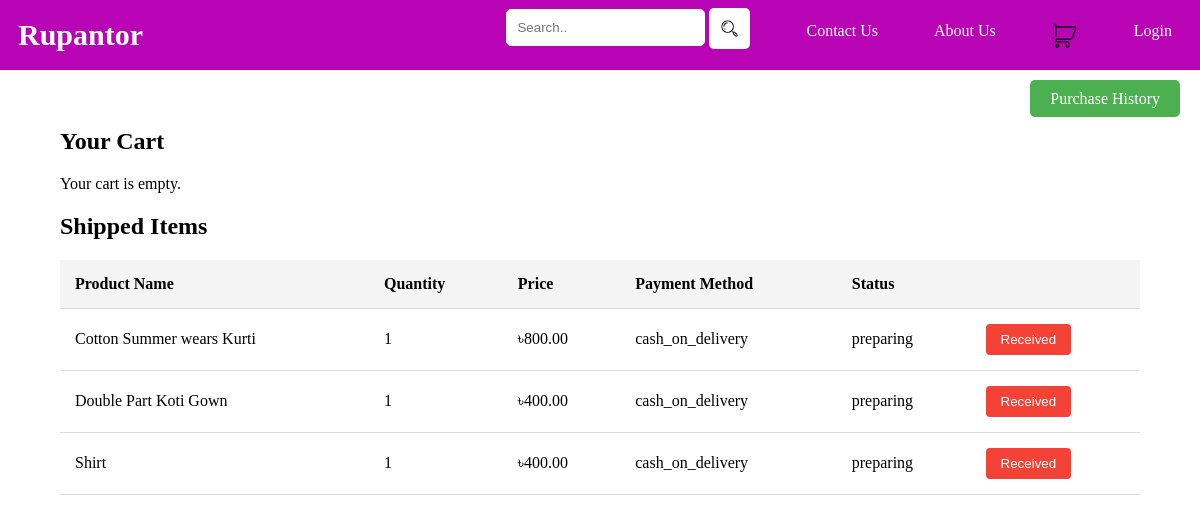
Page /cart/ on the committed database.
### management/models.py (models this page shows, shortened)
class Shipping(models.Model):
    statusChoices = [
        ('Preparing','Preparing'),
        ('Packaging','Packaging'),
        ('Shipping','Shipping'),
    ]
    user = models.ForeignKey(settings.AUTH_USER_MODEL, on_delete=models.CASCADE, related_name='shippings', null=True, blank=True)
    session_key = models.CharField(max_length=40, null=True, blank=True)
    product = models.ForeignKey('Wears', on_delete=models.CASCADE)
    quantity = models.IntegerField(default=1)
    payment_method = models.CharField(max_length=100)
    delivery_time_from = models.DateField(null=True, blank=True)
    delivery_time_to = models.DateField(null=True, blank=True)
    customer_name = models.CharField(max_length=100, null=True)
    customer_address = models.CharField(max_length=200, null=True)
    customer_phone = models.CharField(max_length=20, null=True)
    customer_email = models.EmailField(null=True, blank=True)
    shippingStatus = models.CharField(max_length=20, choices=statusChoices, default='Preparing', null=True, blank=True)

class Wears(models.Model):
    CATEGORY_CHOICES = [
        ('SummerWear', 'Summerwear'),
        ('WinterWear', 'Winterwear'),
        ('Western', 'Western'),
        ('Cotton', 'Cotton')
    ]
    productId = models.AutoField(primary_key=True)
    categories = models.CharField(max_length=20, choices=CATEGORY_CHOICES, default='SummerWear')
    productName = models.CharField(max_length=100)
    productColor = models.CharField(max_length=50, null=True)
    productBody = models.CharField(max_length=30, null=True)
    frontLength = models.CharField(max_length=30, null=True)
    backLength = models.CharField(max_length=30, null=True)
    productPrice = models.DecimalField(max_digits=8, decimal_places=2)
    available = models.IntegerField()
    description = models.TextField()
    productImage = models.ImageField(blank=True)

### management/views.py (the view)
# urls.py: path('cart/', views.cart, name='cart'),
def cart(request):
    template = loader.get_template('cart.html')
    if request.user.is_authenticated:
        cart_items = Cart.objects.filter(user=request.user)
        shipped_items = Shipping.objects.filter(user=request.user)
    else:
        session_key = request.session.session_key
        cart_items = Cart.objects.filter(session_key=session_key)
        shipped_items = Shipping.objects.filter(session_key=session_key)
    for item in cart_items:
        item.subtotal = item.quantity * item.product.productPrice
    context = {
        'cart_items': cart_items,
        'shipped_items': shipped_items
    }
    return HttpResponse(template.render(context, request))

### management/templates/cart.html (shortened to what this page needs)
<!DOCTYPE html>
<html lang="en">
<head>
</head>
<body>
    {% include 'header.html' %}
    <div style="text-align: right; margin-top: 20px; margin-right: 20px;">
        <a href="/purchase_history/" class="action-btn">Purchase History</a>
    </div>
    <div class="cart-container">
        <h2>Your Cart</h2>
        {% if cart_items %}
        <table>
            <thead>
                <tr>
                    <th>Product Name</th>
                    <th>Quantity</th>
                    <th>Price</th>
                    <th>Subtotal</th>
                    <th>Action</th>
                </tr>
            </thead>
            <tbody>
                {% for item in cart_items %}
                <tr>
                    <td>{{ item.product.productName }}</td>
                    <td>{{ item.quantity }}</td>
                    <td>৳{{ item.product.productPrice }}</td>
                    <td>৳{{ item.subtotal }}</td>
                    <td>
                        <form action="{% url 'remove_from_cart' item.id %}" method="post">
                            {% csrf_token %}
                            <button type="submit" class="remove-btn" onclick="return confirm('Are you sure you want to remove this item?');">Remove</button>
                        </form>
                    </td>
                </tr>
                {% endfor %}
            </tbody>
        </table>
        <div class="payment-options">
            <h3>Choose Payment Method</h3>
            <form action="{% url 'confirm_shipment' %}" method="post">
                {% csrf_token %}
                <label>
                    <input type="radio" name="payment_method" value="cash_on_delivery" checked>
                    Cash on Delivery
                </label>
                <label>
                    <input type="radio" name="payment_method" value="bkash" disabled>
                    bKash Payment
                </label>
                <div class="checkout-details">
                    <h3>Shipping Details</h3>
                    <label for="customer_name">Name:</label>
                    <input type="text" id="customer_name" name="customer_name" required>
                    <label for="customer_address">Address:</label>
                    <input type="text" id="customer_address" name="customer_address" required>
                    <label for="customer_phone">Phone:</label>
                    <input type="text" id="customer_phone" name="customer_phone" pattern="(\+88)?\d{11}" required>
                    <label for="customer_email">Email (optional):</label>
                    <input type="email" id="customer_email" name="customer_email">
                    <label for="couponCode">Coupon Code(If any):</label>
                    <input type="text" id="couponCode" name="couponCode">
                    <h3>Tell us suitable time to reach you:</h3>
                    <label for="delivery_time_from">From:</label>
                    <input type="date" id="delivery_time_from" name="delivery_time_from" class="payment-options"> <br><br>
                    <label for="delivery_time_to">To:</label>
                    <input type="date" id="delivery_time_to" name="delivery_time_to" class="payment-options">
                </div>
                <button type="submit" class="confirm-btn">Confirm Shipment</button>
            </form>
        </div>
        {% else %}
        <p>Your cart is empty.</p>
        {% endif %}
    </div>
    <div class="shipped-container">
        <h2>Shipped Items</h2>
        {% if shipped_items %}
        <table>
            <thead>
                <tr>
                    <th>Product Name</th>
                    <th>Quantity</th>
                    <th>Price</th>
                    <th>Payment Method</th>
                    <th>Status</th>
                    <th></th>
                </tr>
            </thead>
            <tbody>
                {% for item in shipped_items %}
                <tr>
                    <td>{{ item.product.productName }}</td>
                    <td>{{ item.quantity }}</td>
                    <td>৳{{ item.product.productPrice }}</td>
                    <td>{{ item.payment_method }}</td>
                    <td>{{ item.shippingStatus }}</td>
                    <td>
                        <form action="{% url 'received_shipment' item.id %}" method="post">
                            <button type="submit" class="remove-btn" onclick="return confirm('Are you confirming you have recieved the item?');">Received</button>
                        </form>
                    </td>
                </tr>
                {% endfor %}
            </tbody>
        </table>
        {% else %}
        <p>No shipped items.</p>
        {% endif %}
    </div>
</body>
</html>

### management/templates/cart.html (style rules this page uses)
table { width: 100%; border-collapse: collapse; margin-top: 20px; }
th, td { padding: 15px; text-align: left; border-bottom: 1px solid #ddd; }
th { background-color: #f4f4f4; }
.cart-container, .shipped-container { width: 90%; margin: auto; }
.remove-btn { padding: 8px 15px; background-color: #f44336; color: white; border: none; border-radius: 4px; cursor: pointer; }
.action-btn { padding: 10px 20px; color: white; background-color: #4CAF50; border: none; border-radius: 5px; cursor: pointer; text-decoration: none; }

### management/templates/header.html (style rules this page uses)
body { margin: 0; }

### rows in the picture
Shipping: product.productName "Cotton Summer wears Kurti", quantity "1", product.productPrice "800.00", payment_method "cash_on_delivery", shippingStatus "preparing"
Shipping: product.productName "Double Part Koti Gown", quantity "1", product.productPrice "400.00", payment_method "cash_on_delivery", shippingStatus "preparing"
Shipping: product.productName "Shirt", quantity "1", product.productPrice "400.00", payment_method "cash_on_delivery", shippingStatus "preparing"
